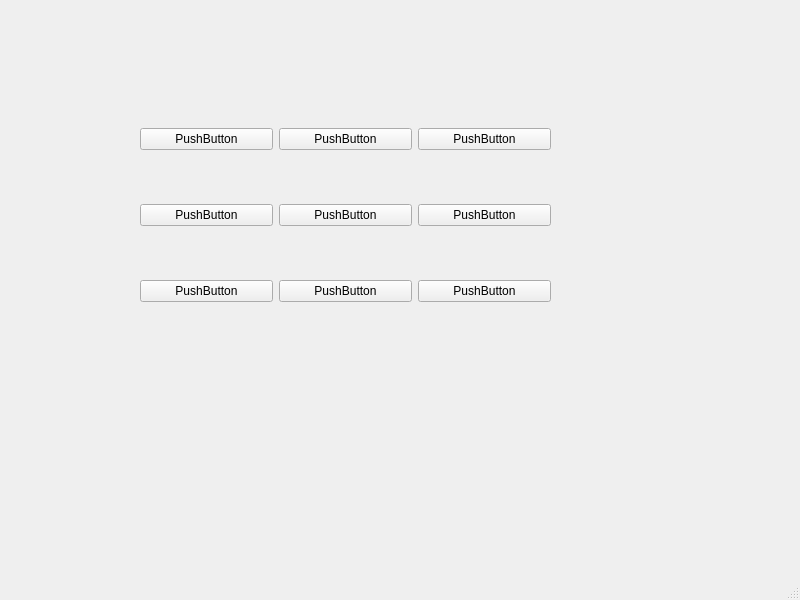
<?xml version="1.0" encoding="UTF-8"?>
<ui version="4.0">
 <class>AiGameWindow</class>
 <widget class="QMainWindow" name="AiGameWindow">
  <property name="geometry">
   <rect>
    <x>0</x>
    <y>0</y>
    <width>800</width>
    <height>600</height>
   </rect>
  </property>
  <property name="windowTitle">
   <string>MainWindow</string>
  </property>
  <widget class="QWidget" name="centralwidget">
   <widget class="QWidget" name="gridLayoutWidget">
    <property name="geometry">
     <rect>
      <x>140</x>
      <y>80</y>
      <width>411</width>
      <height>271</height>
     </rect>
    </property>
    <layout class="QGridLayout" name="gridLayout">
     <item row="0" column="1">
      <widget class="QPushButton" name="TM">
       <property name="text">
        <string>PushButton</string>
       </property>
      </widget>
     </item>
     <item row="1" column="1">
      <widget class="QPushButton" name="MM">
       <property name="text">
        <string>PushButton</string>
       </property>
      </widget>
     </item>
     <item row="0" column="0">
      <widget class="QPushButton" name="TL">
       <property name="text">
        <string>PushButton</string>
       </property>
      </widget>
     </item>
     <item row="0" column="2">
      <widget class="QPushButton" name="TR">
       <property name="text">
        <string>PushButton</string>
       </property>
      </widget>
     </item>
     <item row="1" column="0">
      <widget class="QPushButton" name="ML">
       <property name="text">
        <string>PushButton</string>
       </property>
      </widget>
     </item>
     <item row="1" column="2">
      <widget class="QPushButton" name="MR">
       <property name="text">
        <string>PushButton</string>
       </property>
      </widget>
     </item>
     <item row="2" column="0">
      <widget class="QPushButton" name="BL">
       <property name="text">
        <string>PushButton</string>
       </property>
      </widget>
     </item>
     <item row="2" column="1">
      <widget class="QPushButton" name="BM">
       <property name="text">
        <string>PushButton</string>
       </property>
      </widget>
     </item>
     <item row="2" column="2">
      <widget class="QPushButton" name="BR">
       <property name="text">
        <string>PushButton</string>
       </property>
      </widget>
     </item>
    </layout>
   </widget>
  </widget>
  <widget class="QMenuBar" name="menubar">
   <property name="geometry">
    <rect>
     <x>0</x>
     <y>0</y>
     <width>800</width>
     <height>24</height>
    </rect>
   </property>
  </widget>
  <widget class="QStatusBar" name="statusbar"/>
 </widget>
 <resources/>
 <connections/>
</ui>
